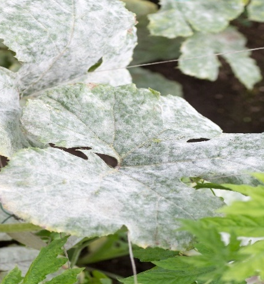
#> input picture Pet_Disease-BE/upload/3.PNG, 264 x 284 px, found by its file name
$ jupyter execute WhiteDots.ipynb
#> lines starting #> are read from the running program, lines starting #| are printed output that depends on the picture; after the words box and inside, x2 and y2 are one past the last pixel; in counts of white or black regions, pixels touching at a corner belong together
[cell 1]
import cv2
import sys

[cell 2]
filename = "img/3.PNG"

OriginalImage = cv2.imread(filename)
#> OriginalImage is the input picture: shape (284, 264, 3); mean B, G, R 151.9, 172.9, 165.1
blue = OriginalImage[:, :, 0]
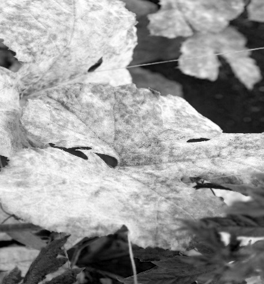
#> blue: shape (284, 264); min 0, max 255, mean 151.9
thresh = cv2.threshold(blue,210,255, cv2.THRESH_BINARY)[1]
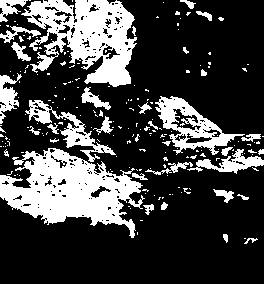
#> thresh: shape (284, 264); 25.9% white; 204 white regions (170 under 20 px)
cnts = cv2.findContours(thresh, cv2.RETR_EXTERNAL, cv2.CHAIN_APPROX_SIMPLE)
#> cnts = 201 contours, 177 with area under 20; largest, box (x1, y1, x2, y2) and area: (0, 148, 145, 238) 6695, (21, 0, 137, 87) 5799, (155, 96, 245, 155) 2186, (25, 100, 116, 162) 1079, (187, 149, 264, 174) 610
cnts = cnts[0] if len(cnts) == 2 else cnts[1]
min_area = 0
white_dots = []
for c in cnts:
    area = cv2.contourArea(c)
    if area > min_area:
        cv2.drawContours(OriginalImage, [c], -1, (220, 20, 60), 2)
        white_dots.append(c)
#> this loop made 201 passes
#> area on passes 3, 8, 9: 22.5, 45, 28.5
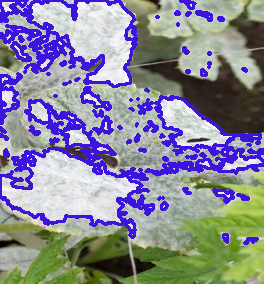
#> OriginalImage: shape (284, 264, 3); 18.39% of pixels changed, all inside (x1, y1, x2, y2) = (0, 0, 264, 245)
#> after the loop, white_dots = 97 contours, 73 with area under 20; largest, box (x1, y1, x2, y2) and area: (0, 148, 145, 238) 6695, (21, 0, 137, 87) 5799, (155, 96, 245, 155) 2186, (25, 100, 116, 162) 1079, (187, 149, 264, 174) 610

print(len(white_dots))
#| 97
cv2.imshow("White Dots Image", OriginalImage)

cv2.waitKey(0)
cv2.destroyAllWindows()

$ run again, with Pet_Disease-BE/upload/1.PNG copied over Pet_Disease-BE/upload/3.PNG
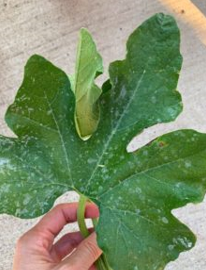
#> input picture Pet_Disease-BE/upload/1.PNG, 206 x 270 px, found by its file name
#> OriginalImage is the input picture: shape (270, 206, 3); mean B, G, R 104.7, 142.5, 122.2
#> `thresh = cv2.threshold(blue,210,255, cv2.THRESH_BINARY)[1]`:
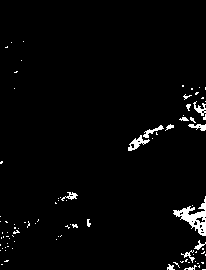
#> thresh: shape (270, 206); 2.5% white; 89 white regions (75 under 20 px)
#> cnts = 89 contours, 81 with area under 20; largest, box (x1, y1, x2, y2) and area: (173, 196, 206, 236) 435, (128, 135, 150, 151) 117, (143, 125, 164, 138) 56, (193, 101, 206, 116) 53, (188, 124, 206, 131) 52, (61, 192, 78, 201) 42, (194, 240, 206, 250) 26, (181, 250, 195, 263) 26
#> the loop `for c in cnts:` made 89 passes
#> area on passes 18, 29, 61, 62, 65, 67, 68, 76: 26, 26.5, 435, 42, 117, 56, 52, 53
#> after the loop `for c in cnts:`:
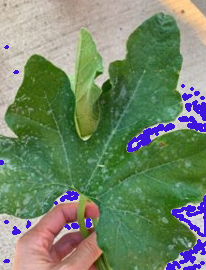
#> OriginalImage: shape (270, 206, 3); 4.25% of pixels changed, all inside (x1, y1, x2, y2) = (0, 45, 206, 270)
#> after the loop `for c in cnts:`: white_dots = 41 contours, 33 with area under 20; largest, box (x1, y1, x2, y2) and area: (173, 196, 206, 236) 435, (128, 135, 150, 151) 117, (143, 125, 164, 138) 56, (193, 101, 206, 116) 53, (188, 124, 206, 131) 52, (61, 192, 78, 201) 42, (194, 240, 206, 250) 26, (181, 250, 195, 263) 26
#| 41
